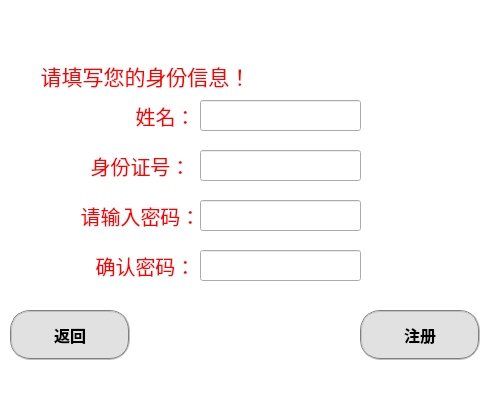
<?xml version="1.0" encoding="UTF-8"?>
<ui version="4.0">
 <class>signup</class>
 <widget class="QWidget" name="signup">
  <property name="geometry">
   <rect>
    <x>0</x>
    <y>0</y>
    <width>500</width>
    <height>400</height>
   </rect>
  </property>
  <property name="focusPolicy">
   <enum>Qt::NoFocus</enum>
  </property>
  <property name="windowTitle">
   <string>signup</string>
  </property>
  <property name="styleSheet">
   <string notr="true">#signup{background-color: rgb(52, 80, 164);border-top-left-radius:15px;border-top-right-radius:5px;border-bottom-left-radius:15px;border-bottom-right-radius:5px}
</string>
  </property>
  <widget class="QPushButton" name="return_manager_btn">
   <property name="geometry">
    <rect>
     <x>10</x>
     <y>310</y>
     <width>120</width>
     <height>50</height>
    </rect>
   </property>
   <property name="font">
    <font>
     <family>微软雅黑</family>
     <pointsize>12</pointsize>
     <weight>75</weight>
     <bold>true</bold>
    </font>
   </property>
   <property name="styleSheet">
    <string notr="true">QPushButton{border:2px groove gray;border-radius:20px;padding:2px 4px;background-color: rgb(225, 225, 225);}
QPushButton:hover{background-color: rgb(14, 122, 255);border:none;color:rgb(255, 255, 255);}
QPushButton:checked{background-color: rgb(20, 62, 134);border:none;color:rgb(255, 255, 255);}</string>
   </property>
   <property name="text">
    <string>返回</string>
   </property>
  </widget>
  <widget class="QLabel" name="label1">
   <property name="geometry">
    <rect>
     <x>-20</x>
     <y>50</y>
     <width>331</width>
     <height>51</height>
    </rect>
   </property>
   <property name="sizePolicy">
    <sizepolicy hsizetype="Preferred" vsizetype="Preferred">
     <horstretch>0</horstretch>
     <verstretch>0</verstretch>
    </sizepolicy>
   </property>
   <property name="font">
    <font>
     <family>微软雅黑</family>
     <pointsize>16</pointsize>
     <weight>50</weight>
     <bold>false</bold>
    </font>
   </property>
   <property name="styleSheet">
    <string notr="true">color:rgb(255, 0, 0)</string>
   </property>
   <property name="text">
    <string>请填写您的身份信息！</string>
   </property>
   <property name="scaledContents">
    <bool>false</bool>
   </property>
   <property name="alignment">
    <set>Qt::AlignCenter</set>
   </property>
   <property name="wordWrap">
    <bool>false</bool>
   </property>
   <property name="margin">
    <number>0</number>
   </property>
   <property name="openExternalLinks">
    <bool>false</bool>
   </property>
  </widget>
  <widget class="QLineEdit" name="name">
   <property name="geometry">
    <rect>
     <x>200</x>
     <y>100</y>
     <width>161</width>
     <height>31</height>
    </rect>
   </property>
   <property name="font">
    <font>
     <family>微软雅黑</family>
     <pointsize>14</pointsize>
    </font>
   </property>
   <property name="styleSheet">
    <string notr="true"/>
   </property>
  </widget>
  <widget class="QLabel" name="label">
   <property name="geometry">
    <rect>
     <x>120</x>
     <y>100</y>
     <width>91</width>
     <height>31</height>
    </rect>
   </property>
   <property name="font">
    <font>
     <family>微软雅黑</family>
     <pointsize>15</pointsize>
    </font>
   </property>
   <property name="styleSheet">
    <string notr="true">color:rgb(255, 0, 0)</string>
   </property>
   <property name="text">
    <string>姓名：</string>
   </property>
   <property name="alignment">
    <set>Qt::AlignCenter</set>
   </property>
  </widget>
  <widget class="QPushButton" name="confirm_btn">
   <property name="geometry">
    <rect>
     <x>360</x>
     <y>310</y>
     <width>120</width>
     <height>50</height>
    </rect>
   </property>
   <property name="font">
    <font>
     <family>微软雅黑</family>
     <pointsize>12</pointsize>
     <weight>75</weight>
     <bold>true</bold>
    </font>
   </property>
   <property name="styleSheet">
    <string notr="true">QPushButton{border:2px groove gray;border-radius:20px;padding:2px 4px;background-color: rgb(225, 225, 225);}
QPushButton:hover{background-color: rgb(14, 122, 255);border:none;color:rgb(255, 255, 255);}
QPushButton:checked{background-color: rgb(20, 62, 134);border:none;color:rgb(255, 255, 255);}</string>
   </property>
   <property name="text">
    <string>注册</string>
   </property>
  </widget>
  <widget class="QLabel" name="label_3">
   <property name="geometry">
    <rect>
     <x>70</x>
     <y>150</y>
     <width>141</width>
     <height>31</height>
    </rect>
   </property>
   <property name="font">
    <font>
     <family>微软雅黑</family>
     <pointsize>15</pointsize>
    </font>
   </property>
   <property name="styleSheet">
    <string notr="true">color:rgb(255, 0, 0)</string>
   </property>
   <property name="text">
    <string>身份证号：</string>
   </property>
   <property name="alignment">
    <set>Qt::AlignCenter</set>
   </property>
  </widget>
  <widget class="QLineEdit" name="tel">
   <property name="geometry">
    <rect>
     <x>200</x>
     <y>150</y>
     <width>161</width>
     <height>31</height>
    </rect>
   </property>
   <property name="font">
    <font>
     <family>微软雅黑</family>
     <pointsize>14</pointsize>
    </font>
   </property>
   <property name="styleSheet">
    <string notr="true"/>
   </property>
  </widget>
  <widget class="QLabel" name="label_2">
   <property name="geometry">
    <rect>
     <x>60</x>
     <y>200</y>
     <width>161</width>
     <height>31</height>
    </rect>
   </property>
   <property name="font">
    <font>
     <family>微软雅黑</family>
     <pointsize>15</pointsize>
    </font>
   </property>
   <property name="styleSheet">
    <string notr="true">color:rgb(255, 0, 0)</string>
   </property>
   <property name="text">
    <string>请输入密码：</string>
   </property>
   <property name="alignment">
    <set>Qt::AlignCenter</set>
   </property>
  </widget>
  <widget class="QLineEdit" name="pwd">
   <property name="geometry">
    <rect>
     <x>200</x>
     <y>200</y>
     <width>161</width>
     <height>31</height>
    </rect>
   </property>
   <property name="echoMode">
    <enum>QLineEdit::Password</enum>
   </property>
  </widget>
  <widget class="QLabel" name="label_4">
   <property name="geometry">
    <rect>
     <x>60</x>
     <y>250</y>
     <width>171</width>
     <height>31</height>
    </rect>
   </property>
   <property name="font">
    <font>
     <family>微软雅黑</family>
     <pointsize>15</pointsize>
    </font>
   </property>
   <property name="styleSheet">
    <string notr="true">color:rgb(255, 0, 0)</string>
   </property>
   <property name="text">
    <string>确认密码：</string>
   </property>
   <property name="alignment">
    <set>Qt::AlignCenter</set>
   </property>
  </widget>
  <widget class="QLineEdit" name="pwd1">
   <property name="geometry">
    <rect>
     <x>200</x>
     <y>250</y>
     <width>161</width>
     <height>31</height>
    </rect>
   </property>
   <property name="echoMode">
    <enum>QLineEdit::Password</enum>
   </property>
  </widget>
  <widget class="QListView" name="listView">
   <property name="geometry">
    <rect>
     <x>-10</x>
     <y>-10</y>
     <width>511</width>
     <height>421</height>
    </rect>
   </property>
   <property name="styleSheet">
    <string notr="true">border-image:url(:/back/back.png)</string>
   </property>
  </widget>
  <zorder>listView</zorder>
  <zorder>return_manager_btn</zorder>
  <zorder>label1</zorder>
  <zorder>name</zorder>
  <zorder>label</zorder>
  <zorder>confirm_btn</zorder>
  <zorder>label_3</zorder>
  <zorder>tel</zorder>
  <zorder>label_2</zorder>
  <zorder>pwd</zorder>
  <zorder>label_4</zorder>
  <zorder>pwd1</zorder>
 </widget>
 <resources>
  <include location="hnu.qrc"/>
 </resources>
 <connections/>
</ui>
